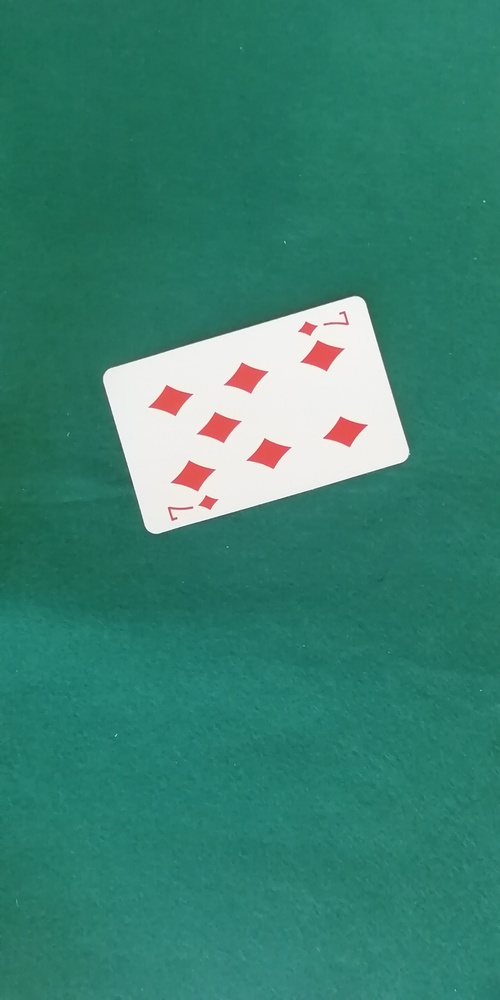
#> input picture prac4/fotoscartas/IMG_20210321_121516.jpg, 500 x 1000 px, shrunk from 2080 x 4160 before the run
$ python umbralizacion.py
#> lines starting #> are read from the running program, lines starting #| are printed output that depends on the picture; after the words box and inside, x2 and y2 are one past the last pixel; in counts of white or black regions, pixels touching at a corner belong together
import matplotlib.pyplot as plt
import numpy as np
from PIL import Image
import cv2
img = cv2.imread('fotoscartas/IMG_20210321_121516.jpg', cv2.IMREAD_GRAYSCALE)
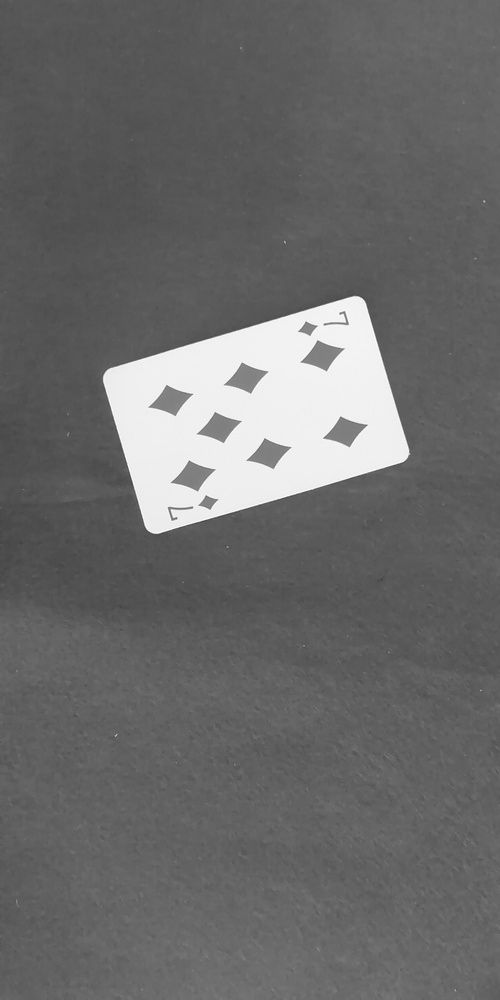
#> img: shape (1000, 500); min 64, max 255, mean 106
ret, thresh1 = cv2.threshold(img, 127, 255, cv2.THRESH_BINARY)
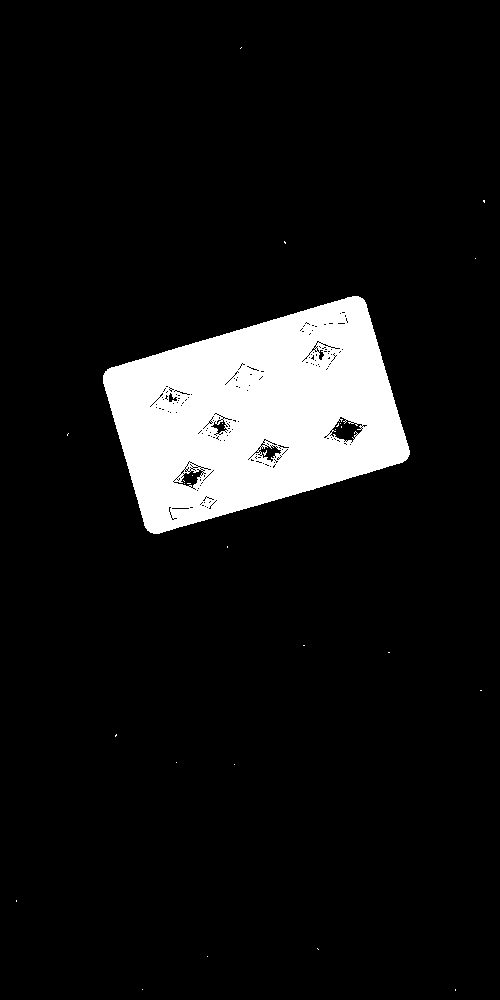
#> thresh1: shape (1000, 500); 9.2% white; 28 white regions (27 under 20 px), largest, box (x1, y1, x2, y2) and area: (103, 296, 410, 534) 45904
ret, thresh2 = cv2.threshold(img, 127, 255, cv2.THRESH_BINARY_INV)
ret, thresh3 = cv2.threshold(img, 127, 255, cv2.THRESH_TRUNC)
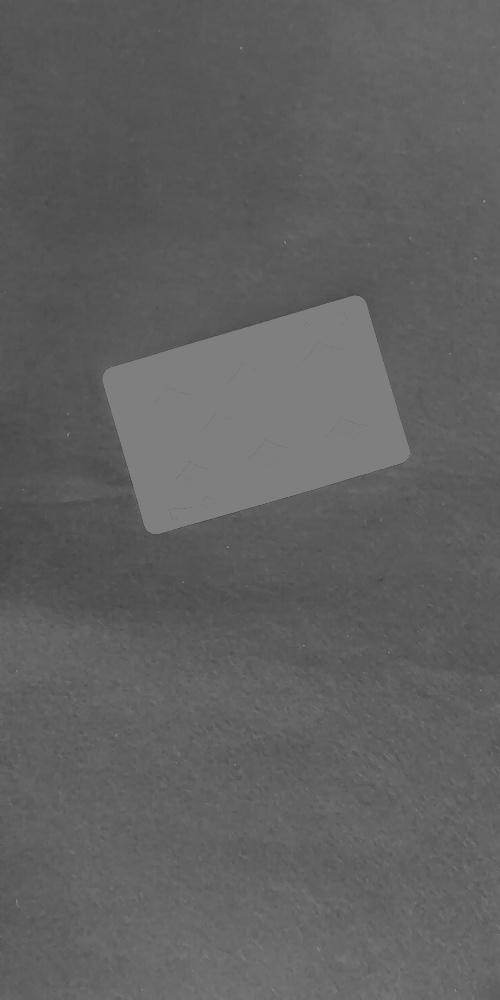
#> thresh3: shape (1000, 500); min 64, max 127, mean 96.4
ret, thresh4 = cv2.threshold(img, 127, 255, cv2.THRESH_TOZERO)
ret, thresh5 = cv2.threshold(img, 127, 255, cv2.THRESH_TOZERO_INV)
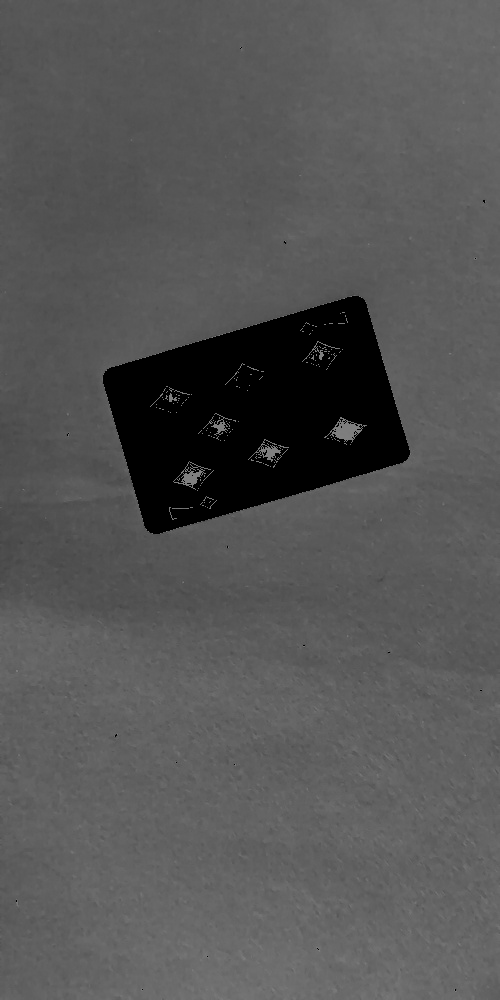
#> thresh5: shape (1000, 500); min 0, max 127, mean 84.7
titles = ['Original Image','BINARY','BINARY_INV','TRUNC','TOZERO','TOZERO_INV']
images = [img, thresh1, thresh2, thresh3, thresh4, thresh5]

plt.figure(figsize=(12, 8))
for i in range(6):
    for i in range(6):
        plt.subplot(2, 3, i + 1)
        plt.imshow(images[i], cmap='gray', vmin=0, vmax=255)
        plt.title(titles[i])
        plt.xticks([]), plt.yticks([])
plt.show()

$ run again, with prac4/fotoscartas/IMG_20210321_121528.jpg copied over prac4/fotoscartas/IMG_20210321_121516.jpg
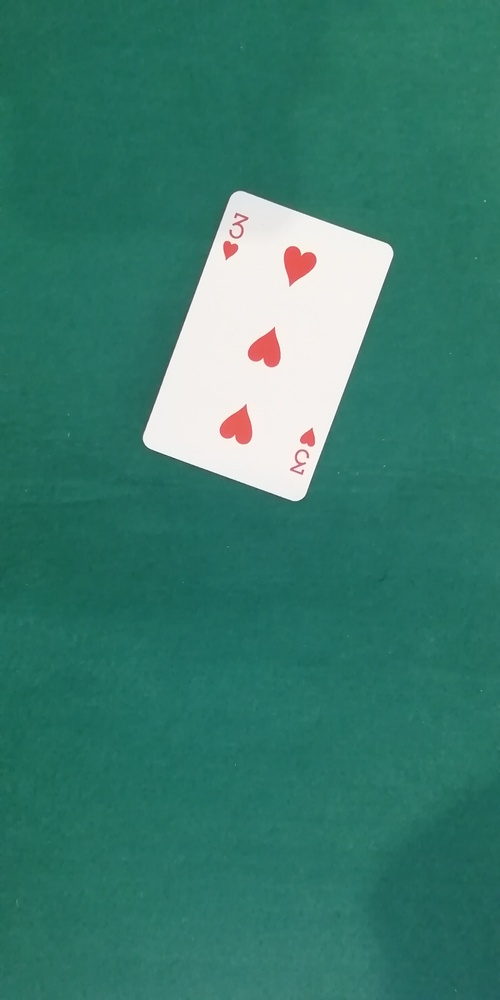
#> input picture prac4/fotoscartas/IMG_20210321_121528.jpg, 500 x 1000 px, shrunk from 2080 x 4160 before the run
#> `ret, thresh1 = cv2.threshold(img, 127, 255, cv2.THRESH_BINARY)`:
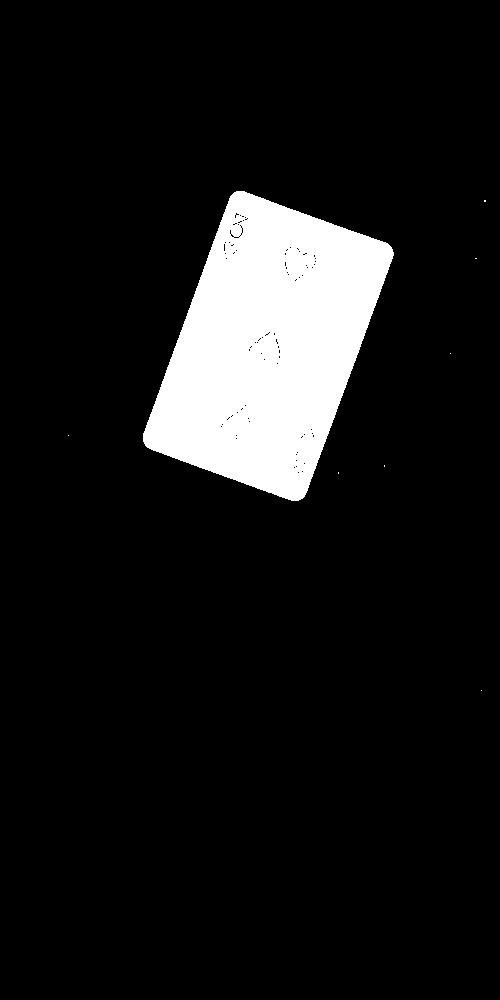
#> thresh1: shape (1000, 500); 9.5% white; 8 white regions (7 under 20 px), largest, box (x1, y1, x2, y2) and area: (143, 191, 394, 501) 47470
#> `ret, thresh5 = cv2.threshold(img, 127, 255, cv2.THRESH_TOZERO_INV)`:
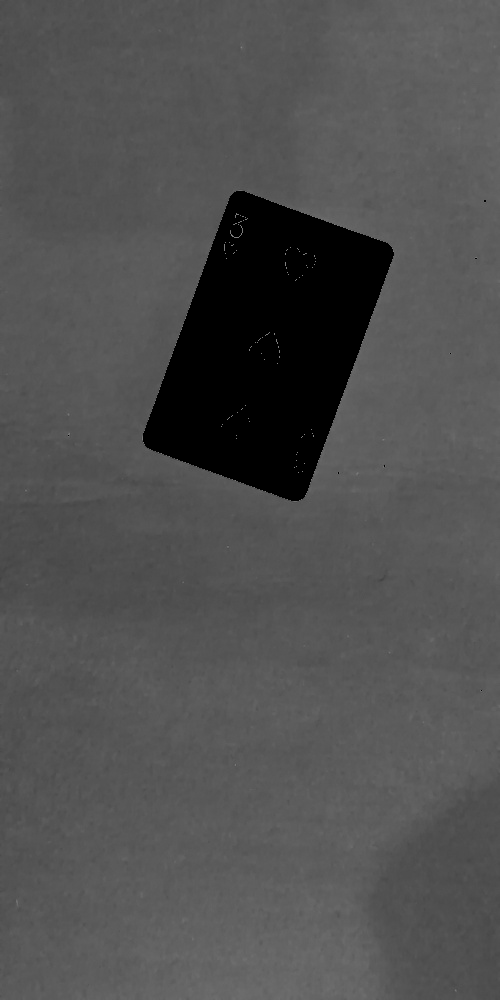
#> thresh5: shape (1000, 500); min 0, max 127, mean 79.8

$ run again, with prac4/fotoscartas/IMG_20210321_121534.jpg copied over prac4/fotoscartas/IMG_20210321_121516.jpg
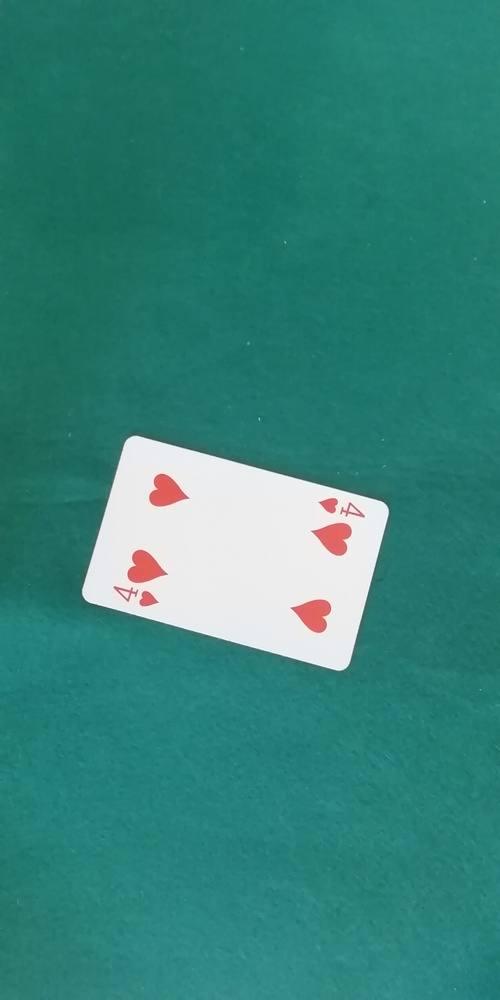
#> input picture prac4/fotoscartas/IMG_20210321_121534.jpg, 500 x 1000 px, shrunk from 2080 x 4160 before the run
#> `ret, thresh1 = cv2.threshold(img, 127, 255, cv2.THRESH_BINARY)`:
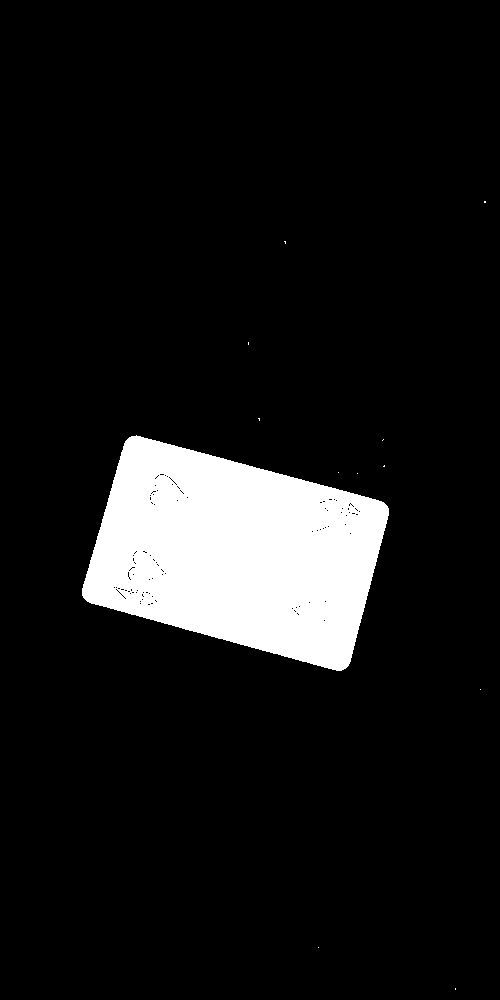
#> thresh1: shape (1000, 500); 9.6% white; 12 white regions (11 under 20 px), largest, box (x1, y1, x2, y2) and area: (82, 435, 389, 671) 47963
#> `ret, thresh5 = cv2.threshold(img, 127, 255, cv2.THRESH_TOZERO_INV)`:
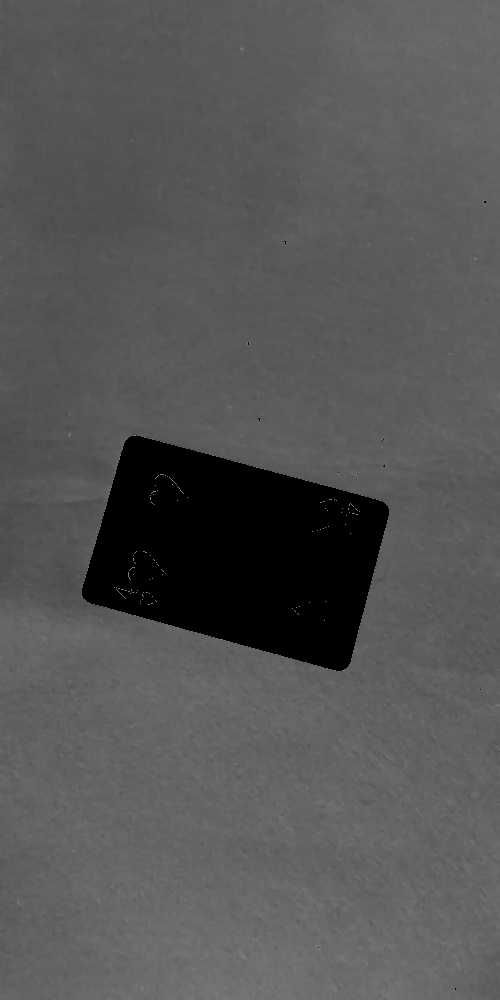
#> thresh5: shape (1000, 500); min 0, max 127, mean 85.1
